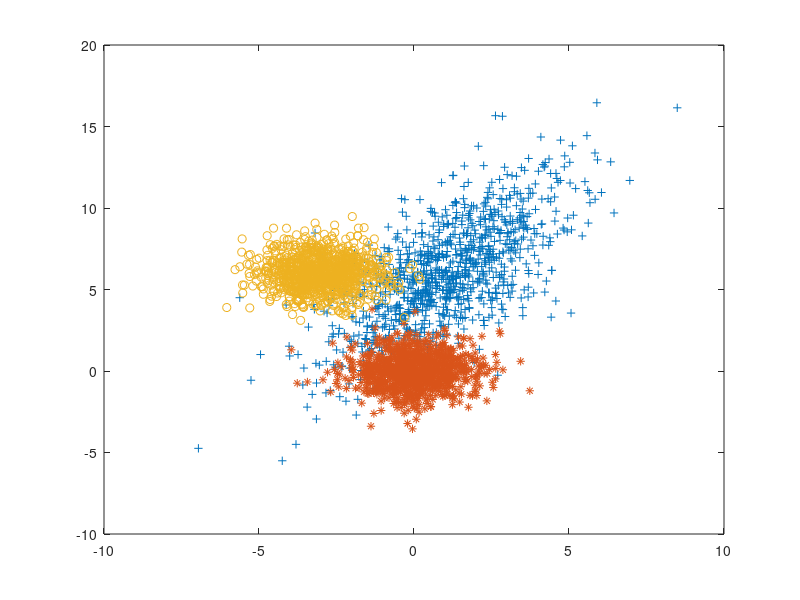

Recreate this plot in MATLAB. (Note: this script raises an error after producing the figure.)
function modele_bayes()
#==========================================================================================
  #Création des vecteur de données
  C1 = load("Points/C1.txt");
  C2 = load("Points/C2.txt");
  C3 = load("Points/C3.txt");
  plot (C1(:,1),C1(:,2),'+', C2(:,1),C2(:,2),'*', C3(:,1),C3(:,2),'o');
#==========================================================================================
  #connaitre la taille des matrices de données
  [i,j] = size(C1);
  printf("La taille temporaire d'une matrice/ est : %d par %d\n",i,j);
#==========================================================================================
  #transformation en tableau de 1000 vecteurs de données
  #Matrices Transposées
  t_C1 = C1';
  t_C2 = C2';
  t_C3 = C3';
  [k,N]=size(C1);
  printf("La taille finale de P300 et P300/ est : %d par %d\n",k,N);
  printf("Les matrices de données ont été traitées...\n\n");
#==========================================================================================
  #calcul de la moyenne 
  moy_p_300_C1 = [sum(p_300_C1(1,i))/N;sum(p_300_C1(2,i))/N];
  printf("vecteur moyen de C1 : \n");
  disp(moy_p_300_C1);
  printf("\n");
  moy_p_300_C2 = [sum(p_300_C2(1,i))/N;sum(p_300_C2(2,i))/N];
  printf("vecteur moyen de C2 : \n");
  disp(moy_p_300_C2);
  printf("\n");
#==========================================================================================
  #calcul des matrices de covariance pour C1 et C2
  cov_C1=zeros(k,k);
  cov_C2=zeros(k,k);
  cov_C1_temp = p_300_C1 - moy_p_300_C1;
  cov_C2_temp = p_300_C2 - moy_p_300_C2;
  #[i,j] = size(cov_C1_temp);
  #printf("La taille de la matrice temp est : %d par %d\n\n",i,j);
  for i=1:N
    cov_C1 = [(1/(N-1))*(cov_C1_temp*(cov_C1_temp)')]+cov_C1;
    cov_C2 = [(1/(N-1))*(cov_C2_temp*(cov_C2_temp)')]+cov_C2;
  endfor
  [i,j] = size(cov_C1);
  printf("La taille de la matrice de covariance C1 est : %d par %d\n\n",i,j);
  disp(cov_C1);
  printf("\n");
  [i,j] = size(cov_C2);
  printf("La taille de la matrice de covariance C2 est : %d par %d\n\n",i,j);
  disp(cov_C2);
  printf("\n");
#==========================================================================================
  #calcul des valeurs propres et des vecteurs propres des matrices de covariance
  
  #1 - valeurs propres et vecteurs propres pour cov_C1
  [vecteurs_propres_cov_C1, valeurs_propres_cov_C1] = eig(cov_C1);
  
  printf("Les VALEURS propres de la matrice de covariance de C1 sont :\n");
  disp(valeurs_propres_cov_C1);
  printf("\n");
  
  printf("Les VECTEURS propres de la matrice de covariance de C1 sont :\n");
  disp(vecteurs_propres_cov_C1);
  printf("\n");
  
  #2 - valeurs propres et vecteurs propres pour cov_C2
  [vecteurs_propres_cov_C2, valeurs_propres_cov_C2] = eig(cov_C2);
  
  printf("Les VALEURS propres de la matrice de covariance de C2 sont :\n");
  disp(valeurs_propres_cov_C2);
  printf("\n");
  
  printf("Les VECTEURS propres de la matrice de covariance de C2 sont :\n");
  disp(vecteurs_propres_cov_C2);
  printf("\n");
endfunction